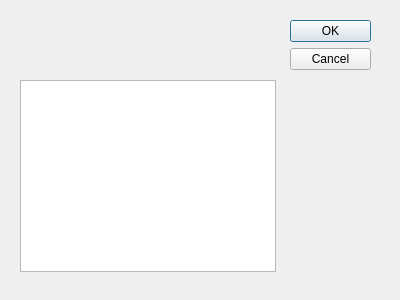
<?xml version="1.0" encoding="UTF-8"?>
<ui version="4.0">
 <class>Dialog</class>
 <widget class="QDialog" name="Dialog">
  <property name="geometry">
   <rect>
    <x>0</x>
    <y>0</y>
    <width>400</width>
    <height>300</height>
   </rect>
  </property>
  <property name="windowTitle">
   <string>Dialog</string>
  </property>
  <widget class="QDialogButtonBox" name="buttonBox">
   <property name="geometry">
    <rect>
     <x>290</x>
     <y>20</y>
     <width>81</width>
     <height>241</height>
    </rect>
   </property>
   <property name="orientation">
    <enum>Qt::Vertical</enum>
   </property>
   <property name="standardButtons">
    <set>QDialogButtonBox::Cancel|QDialogButtonBox::Ok</set>
   </property>
  </widget>
  <widget class="QTextBrowser" name="textBrowser">
   <property name="geometry">
    <rect>
     <x>20</x>
     <y>80</y>
     <width>256</width>
     <height>192</height>
    </rect>
   </property>
  </widget>
 </widget>
 <resources/>
 <connections>
  <connection>
   <sender>buttonBox</sender>
   <signal>accepted()</signal>
   <receiver>Dialog</receiver>
   <slot>accept()</slot>
   <hints>
    <hint type="sourcelabel">
     <x>248</x>
     <y>254</y>
    </hint>
    <hint type="destinationlabel">
     <x>157</x>
     <y>274</y>
    </hint>
   </hints>
  </connection>
  <connection>
   <sender>buttonBox</sender>
   <signal>rejected()</signal>
   <receiver>Dialog</receiver>
   <slot>reject()</slot>
   <hints>
    <hint type="sourcelabel">
     <x>316</x>
     <y>260</y>
    </hint>
    <hint type="destinationlabel">
     <x>286</x>
     <y>274</y>
    </hint>
   </hints>
  </connection>
 </connections>
</ui>
